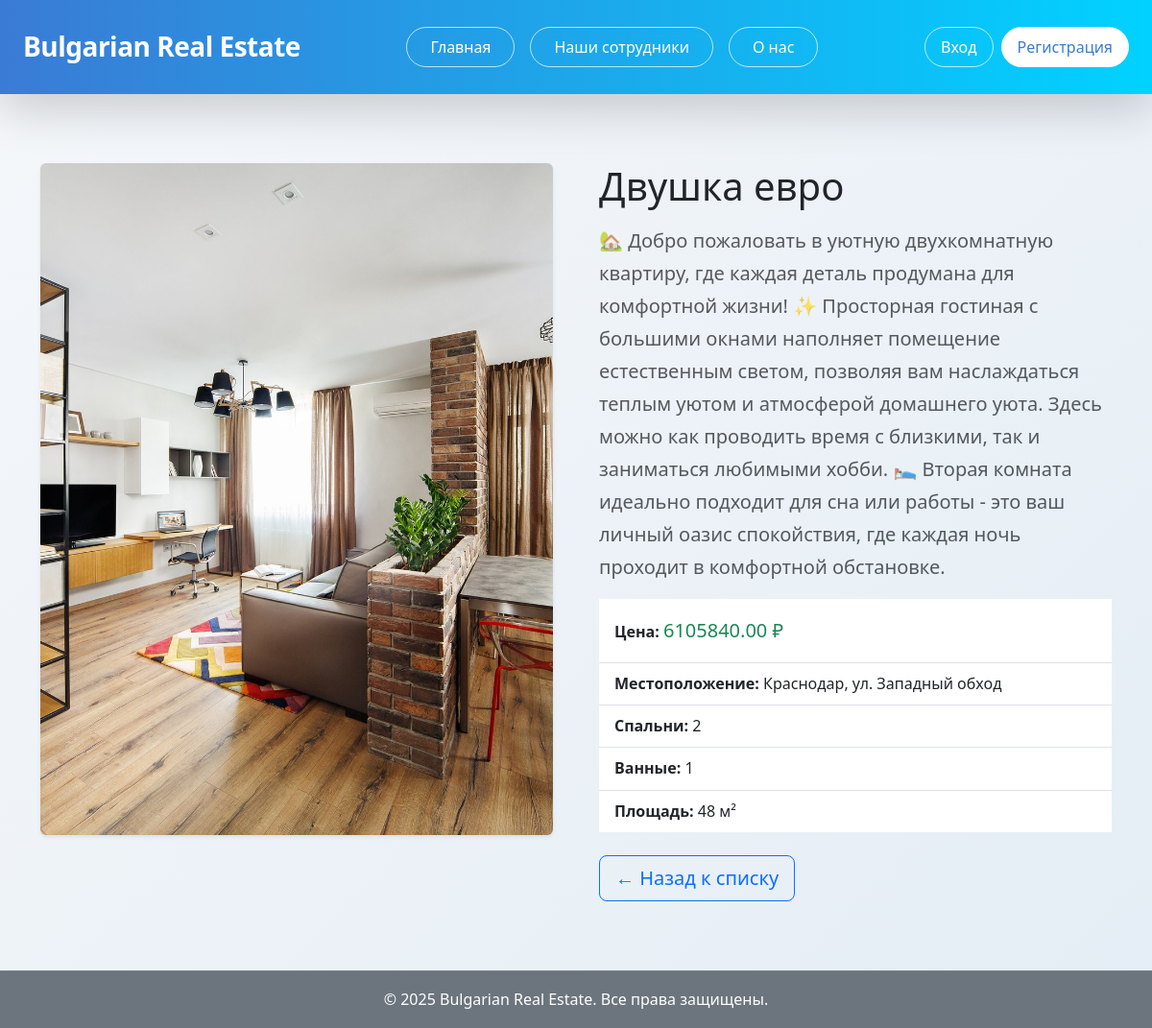
Screenshot of /property/7/ with the database file from the repository.
### properties/models.py (models this page shows, shortened)
class Property(models.Model):
    title = models.CharField("Заголовок", max_length=50)
    description = models.TextField("Описание")
    price = models.DecimalField("Цена", max_digits=10, decimal_places=2)
    location = models.CharField("Местоположение", max_length=100)
    bedrooms = models.IntegerField("Количество спален", blank=True, null=True)
    bathrooms = models.IntegerField("Количество ванных комнат")
    area = models.IntegerField("Площадь (м²)")
    property_type = models.CharField(
        "Тип недвижимости",
        max_length=10,
        choices=PROPERTY_TYPE_CHOICES,
        default='1_room'
    )
    image = models.ImageField("Фото", upload_to='properties/', blank=True, null=True)
    is_published = models.BooleanField("Опубликовано", default=True)
    created_at = models.DateTimeField(auto_now_add=True)
    class Meta:
        verbose_name = "Недвижимость"
        verbose_name_plural = "Недвижимость"

### properties/views.py (the view)
# urls.py: path('property/<int:pk>/', views.PropertyDetailView.as_view(), name='property_detail'),
class PropertyDetailView(DetailView):
    model = Property
    template_name = 'properties/property_detail.html'
    context_object_name = 'property'
    def get_queryset(self):
        return Property.objects.filter(is_published=True)

### templates/properties/property_detail.html (shortened to what this page needs)
{% extends "properties/base.html" %}
{% load static %}
{% block content %}
<div class="container my-5 text-dark">
  <div class="row align-items-start g-5">
    <div class="col-md-6">
      {% if property.image %}
        <img src="{{ property.image.url }}"
             class="img-fluid rounded shadow-sm"
             alt="{{ property.title }}"
             style="width: 100%; height: 700px; object-fit: cover;">
      {% else %}
        <img src="https://via.placeholder.com/600x450?text=Нет+фото"
             class="img-fluid rounded"
             alt="Нет фото"
             style="width: 100%; height: 450px; object-fit: cover;">
      {% endif %}
    </div>
    <div class="col-md-6">
      <h1 class="mb-3">{{ property.title }}</h1>
      <p class="lead text-muted">{{ property.description }}</p>
      <ul class="list-group list-group-flush mb-4">
        <li class="list-group-item py-3">
          <strong>Цена:</strong>
          <span class="text-success fs-5">{{ property.price }} ₽</span>
        </li>
        <li class="list-group-item py-2"><strong>Местоположение:</strong> {{ property.location }}</li>
        <li class="list-group-item py-2"><strong>Спальни:</strong> {{ property.bedrooms }}</li>
        <li class="list-group-item py-2"><strong>Ванные:</strong> {{ property.bathrooms }}</li>
        <li class="list-group-item py-2"><strong>Площадь:</strong> {{ property.area }} м²</li>
      </ul>
      <a href="{% url 'index' %}" class="btn btn-outline-primary btn-lg">
        ← Назад к списку
      </a>
    </div>
  </div>
</div>
{% endblock %}

### static/css/new-style.css (style rules this page uses)
body { font-family: 'Segoe UI', Tahoma, Geneva, Verdana, sans-serif; background: linear-gradient(135deg, #f5f7fa 0%, #e4edf5 100%); color: #333; line-height: 1.7; min-height: 100vh; display: flex; flex-direction: column; }

### rows the page displays
Property: image (picture), title "Двушка евро", description "🏡 Добро пожаловать в уютную двухкомнатную квартиру, где каждая деталь продумана для комфортной жизни! ✨ Просторная гостиная с большими окнами наполняет помещение естественным светом, позволяя вам наслаждаться теплым уютом и атмосферой домашнего уюта. Здесь можно как проводить время с близкими, так и заниматься любимыми хобби. 🛌 Вторая комната идеально подходит для сна или работы - это ваш личный оазис спокойствия, где каждая ночь проходит в комфортной обстановке.", price "6105840.00", location "Краснодар, ул. Западный обход", bedrooms "2", bathrooms "1", area "48"
